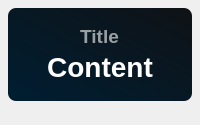
<?xml version="1.0" encoding="UTF-8"?>
<ui version="4.0">
 <class>Form</class>
 <widget class="QWidget" name="Form">
  <property name="geometry">
   <rect>
    <x>0</x>
    <y>0</y>
    <width>200</width>
    <height>125</height>
   </rect>
  </property>
  <property name="minimumSize">
   <size>
    <width>0</width>
    <height>0</height>
   </size>
  </property>
  <property name="maximumSize">
   <size>
    <width>16777215</width>
    <height>65536</height>
   </size>
  </property>
  <property name="windowTitle">
   <string>基本组件</string>
  </property>
  <layout class="QHBoxLayout" name="horizontalLayout">
   <property name="spacing">
    <number>20</number>
   </property>
   <property name="leftMargin">
    <number>8</number>
   </property>
   <property name="topMargin">
    <number>8</number>
   </property>
   <property name="rightMargin">
    <number>8</number>
   </property>
   <property name="bottomMargin">
    <number>24</number>
   </property>
   <item>
    <widget class="QFrame" name="backgnd">
     <property name="styleSheet">
      <string notr="true">background-color: qlineargradient(spread:pad, x1:0, y1:1, x2:1, y2:0, stop:0 rgba(0, 30, 50, 255), stop:1 rgba(15, 18, 22, 255));
border-radius: 8px</string>
     </property>
     <property name="frameShape">
      <enum>QFrame::StyledPanel</enum>
     </property>
     <property name="frameShadow">
      <enum>QFrame::Raised</enum>
     </property>
     <layout class="QVBoxLayout" name="verticalLayout">
      <property name="spacing">
       <number>0</number>
      </property>
      <property name="topMargin">
       <number>14</number>
      </property>
      <property name="bottomMargin">
       <number>14</number>
      </property>
      <item>
       <layout class="QHBoxLayout" name="titleLayout">
        <item>
         <widget class="QLabel" name="title">
          <property name="sizePolicy">
           <sizepolicy hsizetype="Maximum" vsizetype="Maximum">
            <horstretch>0</horstretch>
            <verstretch>0</verstretch>
           </sizepolicy>
          </property>
          <property name="font">
           <font>
            <family>Microsoft YaHei UI</family>
            <pointsize>14</pointsize>
            <weight>75</weight>
            <bold>true</bold>
           </font>
          </property>
          <property name="styleSheet">
           <string notr="true">color: rgba(255, 255, 255, 150);
font-weight: bold;
background-color: rgba(255, 255, 255, 0);</string>
          </property>
          <property name="text">
           <string>Title</string>
          </property>
          <property name="textFormat">
           <enum>Qt::PlainText</enum>
          </property>
          <property name="alignment">
           <set>Qt::AlignCenter</set>
          </property>
         </widget>
        </item>
       </layout>
      </item>
      <item>
       <layout class="QHBoxLayout" name="contentLayout">
        <item>
         <widget class="QLabel" name="content">
          <property name="sizePolicy">
           <sizepolicy hsizetype="Maximum" vsizetype="Maximum">
            <horstretch>0</horstretch>
            <verstretch>0</verstretch>
           </sizepolicy>
          </property>
          <property name="font">
           <font>
            <family>Microsoft YaHei UI</family>
            <pointsize>21</pointsize>
            <weight>75</weight>
            <bold>true</bold>
           </font>
          </property>
          <property name="styleSheet">
           <string notr="true">border: none;
color: rgba(255, 255, 255, 255);
font-weight: bold;
background-color: rgba(255, 255, 255, 0);</string>
          </property>
          <property name="text">
           <string>Content</string>
          </property>
          <property name="textFormat">
           <enum>Qt::PlainText</enum>
          </property>
          <property name="alignment">
           <set>Qt::AlignCenter</set>
          </property>
         </widget>
        </item>
       </layout>
      </item>
     </layout>
    </widget>
   </item>
  </layout>
 </widget>
 <resources/>
 <connections/>
</ui>
